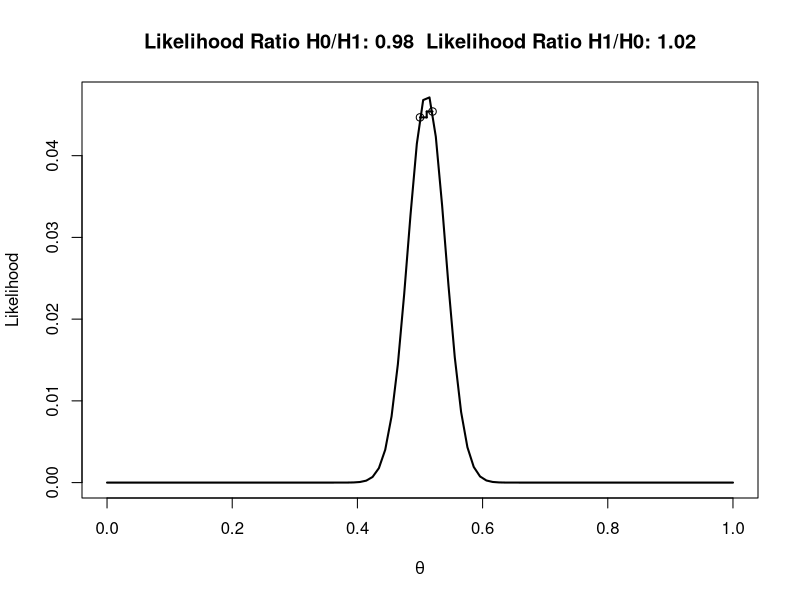

Generate this figure with R:
#Calculate the likelihood ratio----
n<-280 #set total trials
x<-143 #set successes
H0 <- .5 #specify one hypothesis you want to compare with the likihood ratio
H1 <- 0.52 #specify another hypothesis you want to compare with the likihood ratio (you can use 1/20, or 0.05)
dbinom(x,n,H0)/dbinom(x,n,H1) #Returns the likelihood ratio of H0 over H1
dbinom(x,n,H1)/dbinom(x,n,H0) #Returns the likelihood ratio of H1 over H0

theta<- seq(0,1,len=100) #create theta variable, from 0 to 1
like <- dbinom(x,n,theta)
#png(file="LikRatio.png",width=4000,height=3000, , units = "px", res = 900)
plot(theta,like,type='l',xlab=expression(theta), ylab='Likelihood', lwd=2)
points(H0,dbinom(x,n,H0))
points(H1,dbinom(x,n,H1))
segments(H0, dbinom(x,n,H0), x/n, dbinom(x,n,H0), lty=2, lwd=2)
segments(H1, dbinom(x,n,H1), x/n, dbinom(x,n,H1), lty=2, lwd=2)
segments(x/n, dbinom(x,n,H0), x/n, dbinom(x,n,H1), lwd=2)
title(paste('Likelihood Ratio H0/H1:',round(dbinom(x,n,H0)/dbinom(x,n,H1),digits=2)," Likelihood Ratio H1/H0:",round(dbinom(x,n,H1)/dbinom(x,n,H0),digits=2)))
#dev.off()
round(dbinom(x,n,H0)/dbinom(x,n,H1),digits=2)
#© Daniel Lakens, 2016. 
# This work is licensed under a Creative Commons Attribution-NonCommercial-ShareAlike 4.0 International License. https://creativecommons.org/licenses/by-nc-sa/4.0/